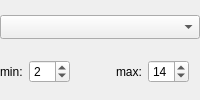
                <widget class="QWidget" name="page_point_size_mapped">
                 <property name="sizePolicy">
                  <sizepolicy hsizetype="Preferred" vsizetype="Ignored">
                   <horstretch>0</horstretch>
                   <verstretch>0</verstretch>
                  </sizepolicy>
                 </property>
                 <layout class="QVBoxLayout" name="layout_point_size_mapped">
                  <property name="spacing">
                   <number>6</number>
                  </property>
                  <property name="leftMargin">
                   <number>0</number>
                  </property>
                  <property name="topMargin">
                   <number>0</number>
                  </property>
                  <property name="rightMargin">
                   <number>0</number>
                  </property>
                  <property name="bottomMargin">
                   <number>0</number>
                  </property>
                  <item>
                   <widget class="QComboBox" name="combo_point_size_column">
                    <property name="sizePolicy">
                     <sizepolicy hsizetype="Expanding" vsizetype="Fixed">
                      <horstretch>0</horstretch>
                      <verstretch>0</verstretch>
                     </sizepolicy>
                    </property>
                    <property name="sizeAdjustPolicy">
                     <enum>QComboBox::SizeAdjustPolicy::AdjustToMinimumContentsLengthWithIcon</enum>
                    </property>
                    <property name="minimumContentsLength">
                     <number>12</number>
                    </property>
                   </widget>
                  </item>
                  <item alignment="Qt::AlignmentFlag::AlignLeft">
                   <widget class="QWidget" name="point_min_max" native="true">
                    <property name="sizePolicy">
                     <sizepolicy hsizetype="Preferred" vsizetype="Fixed">
                      <horstretch>0</horstretch>
                      <verstretch>0</verstretch>
                     </sizepolicy>
                    </property>
                    <layout class="QHBoxLayout" name="layout_point_size_range">
                     <property name="spacing">
                      <number>6</number>
                     </property>
                     <property name="leftMargin">
                      <number>0</number>
                     </property>
                     <property name="topMargin">
                      <number>0</number>
                     </property>
                     <property name="rightMargin">
                      <number>0</number>
                     </property>
                     <property name="bottomMargin">
                      <number>0</number>
                     </property>
                     <item>
                      <widget class="QLabel" name="label_point_size_min">
                       <property name="text">
                        <string>min:</string>
                       </property>
                      </widget>
                     </item>
                     <item>
                      <widget class="QSpinBox" name="spin_point_size_min">
                       <property name="minimum">
                        <number>1</number>
                       </property>
                       <property name="maximum">
                        <number>60</number>
                       </property>
                       <property name="value">
                        <number>2</number>
                       </property>
                      </widget>
                     </item>
                     <item>
                      <spacer name="horizontalSpacer">
                       <property name="orientation">
                        <enum>Qt::Orientation::Horizontal</enum>
                       </property>
                       <property name="sizeHint" stdset="0">
                        <size>
                         <width>40</width>
                         <height>20</height>
                        </size>
                       </property>
                      </spacer>
                     </item>
                     <item>
                      <widget class="QLabel" name="label_point_size_max">
                       <property name="text">
                        <string>max:</string>
                       </property>
                      </widget>
                     </item>
                     <item>
                      <widget class="QSpinBox" name="spin_point_size_max">
                       <property name="minimum">
                        <number>1</number>
                       </property>
                       <property name="maximum">
                        <number>60</number>
                       </property>
                       <property name="value">
                        <number>14</number>
                       </property>
                      </widget>
                     </item>
                    </layout>
                   </widget>
                  </item>
                 </layout>
                </widget>
